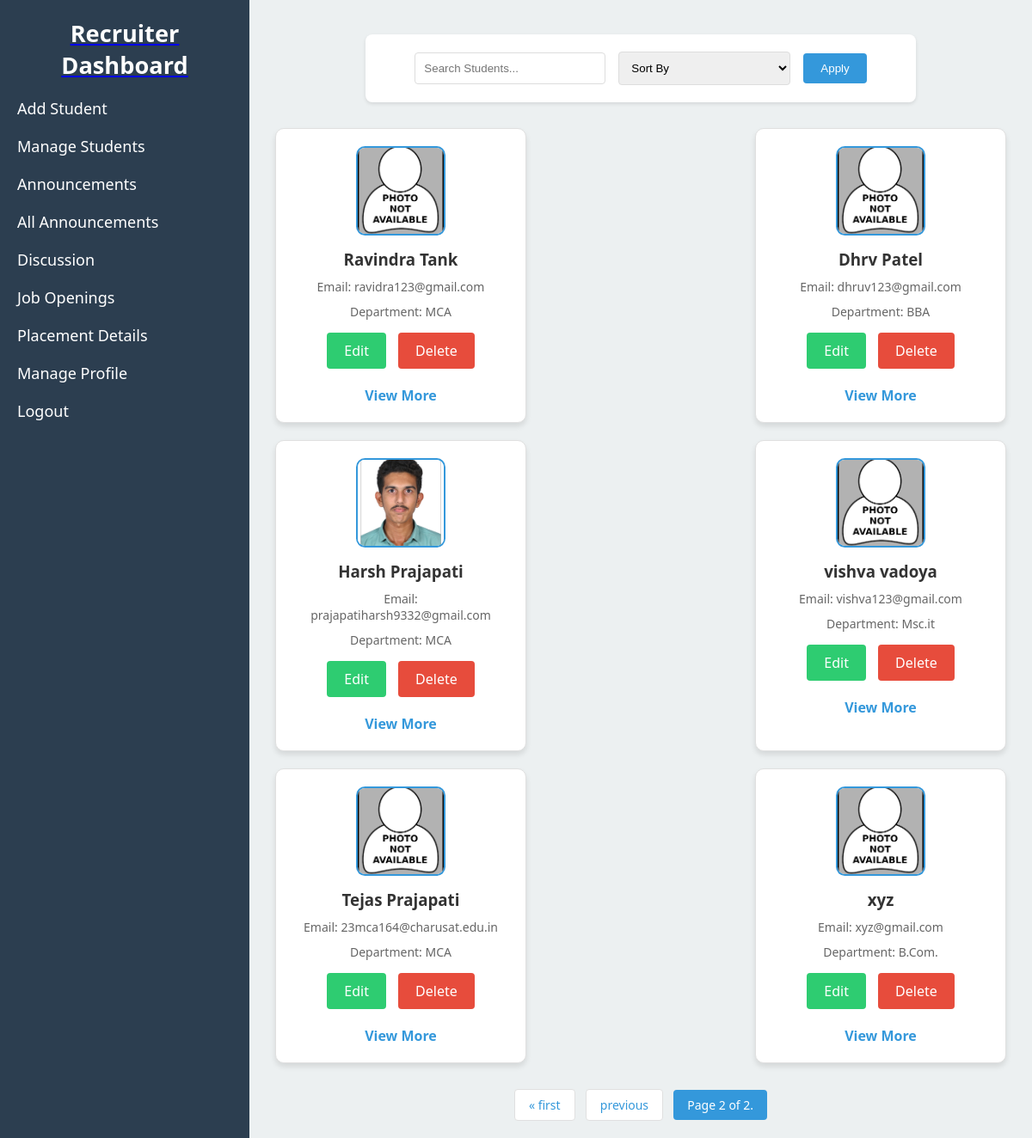
/coordinator-dashboard/manage-students/?page=2&search=&sort= (signed in), run on an earlier commit of the app's database.
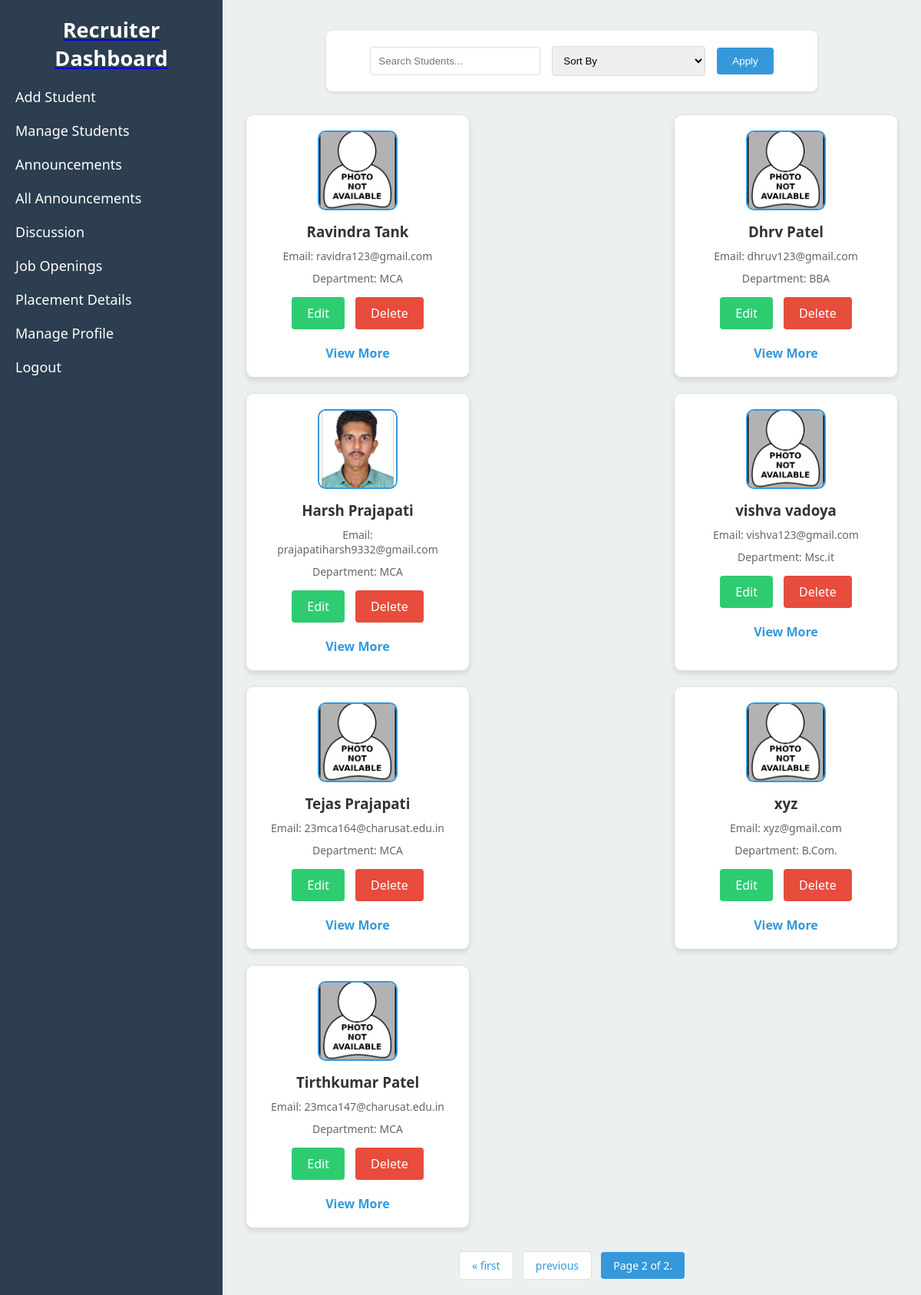
And on a later commit of the database.
### cprs_app/models.py (models this page shows, shortened)
class StudentProfile(models.Model):
    student_name = models.CharField(max_length=100,default=None)
    email = models.EmailField(unique=True,blank=True,null=True)
    department = models.CharField(max_length=50,default=None)
    password = models.CharField(max_length=128,default=None)
    reset_code = models.CharField(max_length=6, blank=True, null=True)
    reset_code_expires_at = models.DateTimeField(blank=True, null=True)

class StudentInformation(models.Model):
    student_profile = models.OneToOneField(StudentProfile, on_delete=models.CASCADE, related_name='student_info')
    student_id = models.CharField(max_length=50, unique=True, blank=True, null=True)
    college_email = models.EmailField(unique=True)
    full_name = models.CharField(max_length=200)
    personal_email = models.EmailField(blank=True, null=True)
    phone_number = models.CharField(max_length=15, blank=True, null=True)
    date_of_birth = models.DateField(blank=True, null=True)
    gender = models.CharField(max_length=10, choices=[('Male', 'Male'), ('Female', 'Female'), ('Other', 'Other')], blank=True, null=True)
    profile_photo = models.ImageField(upload_to='student_photos/', blank=True, null=True)
    permanent_address = models.TextField(blank=True, null=True)
    current_address = models.TextField(blank=True, null=True)
    department = models.CharField(max_length=100)
    degree_program = models.CharField(max_length=100, blank=True, null=True)
    year_of_enrollment = models.IntegerField(blank=True, null=True)
    year_of_graduation = models.IntegerField(blank=True, null=True)
    tenth_percentage = models.FloatField(blank=True, null=True)
    tenth_passing_year = models.IntegerField(blank=True, null=True)
    tenth_school = models.CharField(max_length=200, blank=True, null=True)
    twelfth_stream = models.CharField(max_length=50, choices=[('Science', 'Science'), ('Commerce', 'Commerce'), ('Arts', 'Arts'), ('Other', 'Other')], blank=True, null=True)
    twelfth_percentage = models.FloatField(blank=True, null=True)
    twelfth_passing_year = models.IntegerField(blank=True, null=True)
    twelfth_school = models.CharField(max_length=200, blank=True, null=True)
    ug_course = models.CharField(max_length=100, blank=True, null=True)
    ug_passing_year = models.IntegerField(blank=True, null=True)
    ug_cgpa = models.FloatField(blank=True, null=True)
    ug_college_university = models.CharField(max_length=200, blank=True, null=True)
    other_course = models.CharField(max_length=100, blank=True, null=True)
    other_passing_year = models.IntegerField(blank=True, null=True)
    other_cgpa = models.FloatField(blank=True, null=True)
    other_college_university = models.CharField(max_length=200, blank=True, null=True)
    backlogs = models.IntegerField(default=0, blank=True, null=True)
    skills = models.TextField(blank=True, null=True)
    certifications = models.TextField(blank=True, null=True)
    internship_details = models.TextField(blank=True, null=True)
    projects = models.TextField(blank=True, null=True)
    achievements = models.TextField(blank=True, null=True)
    extracurricular_activities = models.TextField(blank=True, null=True)
    resume = models.FileField(upload_to='resumes/', blank=True, null=True)
    linkedin_profile = models.URLField(blank=True, null=True)
    github_profile = models.URLField(blank=True, null=True)
    placement_preferences = models.TextField(blank=True, null=True)
    placed_status = models.BooleanField(default=False)
    job_offers = models.TextField(blank=True, null=True)
    date_of_last_update = models.DateTimeField(default=timezone.now)
    nationality = models.CharField(max_length=50, blank=True, null=True)

### cprs_app/views.py (the view, shortened to what this page needs)
# urls.py: path('coordinator-dashboard/', v1.coordinator_dashboard, name='coordinator_dashboard'),
@login_required
def coordinator_dashboard(request, section=None):
    context = {}
    if section == 'add-student':
        context['section'] = 'coordinator_sections/add_students.html'
    elif section == 'manage-students':
        search_query = request.GET.get('search', '')
        sort_order = request.GET.get('sort', '')
        students_list = StudentProfile.objects.all()
        if search_query:
            students_list = students_list.filter(
                Q(student_name__icontains=search_query) |
                Q(email__icontains=search_query) |
                Q(department__icontains=search_query)
            )
        if sort_order == 'name':
            students_list = students_list.order_by('student_name')
        elif sort_order == 'email':
            students_list = students_list.order_by('email')
        elif sort_order == 'department':
            students_list = students_list.order_by('department')
        paginator = Paginator(students_list, 9)  # Show 9 students per page
        page_number = request.GET.get('page')
        students_page = paginator.get_page(page_number)
        context['students'] = students_page
        context['search_query'] = search_query
        context['sort_order'] = sort_order
        context['section'] = 'coordinator_sections/manage_students.html'
    elif section == 'manage-profile':
        coordinator = get_object_or_404(CoordinatorProfile, email=request.session['username'])
        context['coordinator'] = coordinator
        context['section'] = 'coordinator_sections/manage_profile.html'
    return render(request, 'coordinator_dashboard.html', context)

### cprs_app/views.py (called while the page is built)
def login_required(function=None):
    @wraps(function)
    def wrapper(request, *args, **kwargs):
        if 'username' not in request.session:  # Check if session has 'username'
            return redirect('login_form')  # Redirect to login page if not logged in
        return function(request, *args, **kwargs)
    return wrapper

### template/coordinator_dashboard.html (shortened to what this page needs)
{% load static %}
<!DOCTYPE html>
<html lang="en">
<head>
    <link rel="stylesheet" href="{% static 'styles.css' %}">
</head>
<body>
    <div class="dashboard-container">
        <nav class="sidebar">
            <a href="{% url 'coordinator_dashboard' %}" class="dashboard-link">
                <h2>Recruiter Dashboard</h2>
            </a>
            <ul>
                <li><a href="{% url 'coordinator_dashboard_section' 'add-student' %}">Add Student</a></li>
                <li><a href="{% url 'coordinator_dashboard_section' 'manage-students' %}">Manage Students</a></li>
                <li><a href="{% url 'coordinator_dashboard_section' 'announcements' %}">Announcements</a></li>
                <li><a href="{% url 'coordinator_dashboard_section' 'all-announcements' %}">All Announcements</a></li>
                <li><a href="{% url 'coordinator_dashboard_section' 'discussion' %}">Discussion</a></li>
                <li><a href="{% url 'coordinator_dashboard_section' 'job-openings' %}">Job Openings</a></li>
                <li><a href="{% url 'coordinator_dashboard_section' 'placement-details' %}">Placement Details</a></li>
                <li><a href="{% url 'coordinator_dashboard_section' 'manage-profile' %}">Manage Profile</a></li>
                <li><a href="{% url 'logout' %}" onclick="return confirm('Are you sure you want to Logout.');">Logout</a></li>
            </ul>
        </nav>
        <main class="main-content">
            {% include section %}
        </main>
    </div>
</body>
</html>

### template/coordinator_sections/manage_students.html (shortened to what this page needs)
{% load static %}
<!DOCTYPE html>
<html lang="en">
<head>
</head>
<body>
    <div class="container">
        <div class="search-sort-container">
            <form method="get" action="">
                <input type="text" name="search" placeholder="Search Students..." value="{{ search_query }}">
                <select name="sort">
                    <option value="">Sort By</option>
                </select>
                <button type="submit">Apply</button>
            </form>
        </div>
        <div class="student-grid">
            {% for student in students %}
            <div class="student-card">
                <img src="{% if student.student_info.profile_photo %}{{ student.student_info.profile_photo.url }}{% else %}{% static 'default_profile.png' %}{% endif %}" alt="Profile Photo">
                <h3>{{ student.student_name }}</h3>
                <p>Email: {{ student.email }}</p>
                <p>Department: {{ student.department }}</p>
                <div class="button-group">
                    <a href="{% url 'edit_student' student.email %}" class="edit-btn">Edit</a>
                    <a href="{% url 'delete_student' student.email %}" class="delete-btn" onclick="return confirm('Are you sure you want to delete this student?');">Delete</a>
                </div>
                <a href="{% url 'view_student_details' student.email %}" class="view-more">View More</a>
            </div>
            {% endfor %}
        </div>
        <div class="pagination">
            <span class="step-links">
                {% if students.has_previous %}
                    <a href="?page=1&search={{ search_query }}&sort={{ sort_order }}">&laquo; first</a>
                    <a href="?page={{ students.previous_page_number }}&search={{ search_query }}&sort={{ sort_order }}">previous</a>
                {% endif %}
                <span class="current">
                    Page {{ students.number }} of {{ students.paginator.num_pages }}.
                </span>
            </span>
        </div>
    </div>
</body>
</html>

What changed in the data, as far as the page shows it:
added StudentProfile: student_name "Tirthkumar Patel", email "23mca147@charusat.edu.in", department "MCA"
